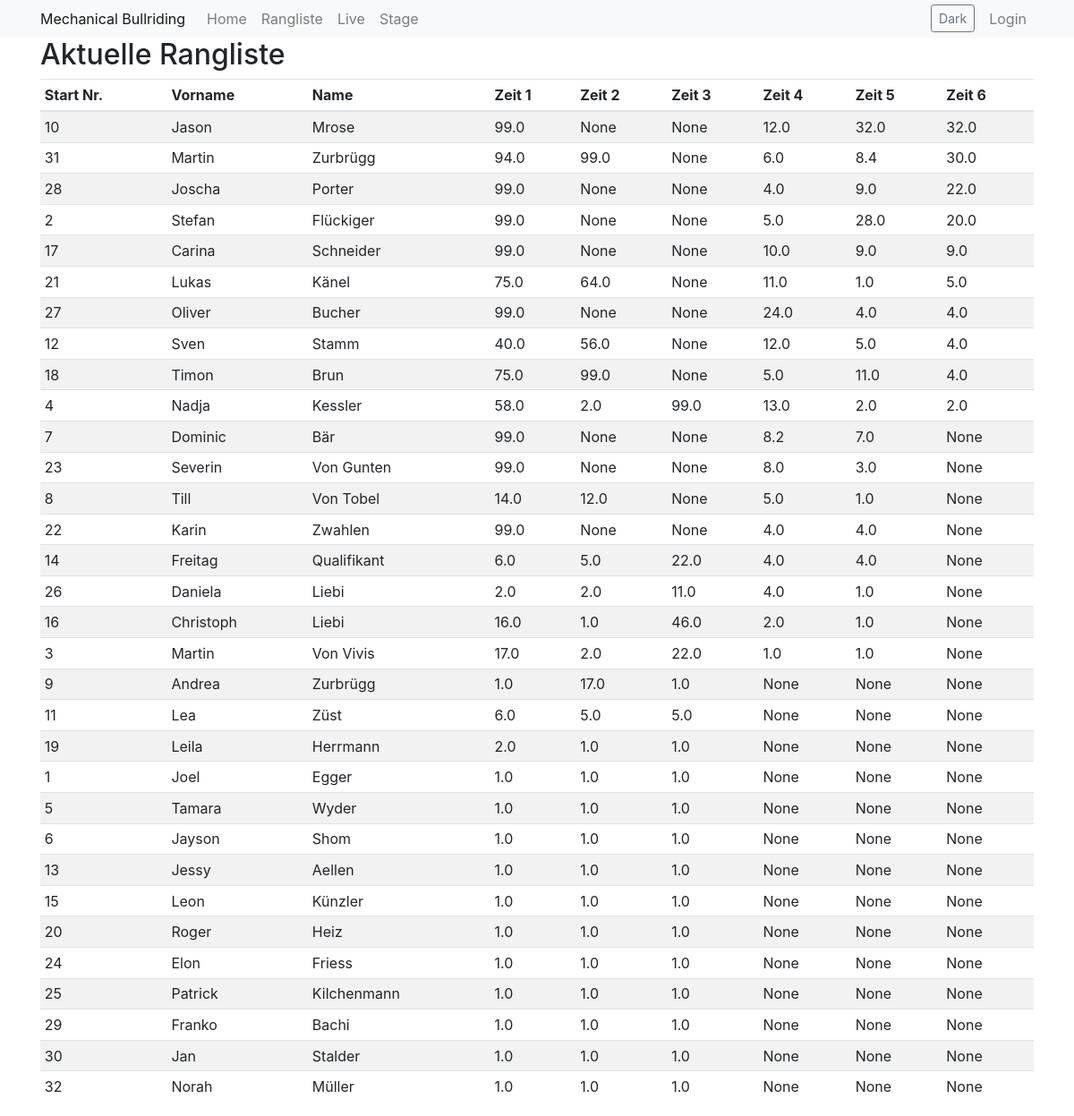
/index, run on the app's committed database.
### app/models.py (models this page shows)
class Participant(db.Model):
    id = db.Column(db.Integer, primary_key=True)
    active = db.Column(db.Boolean, default=False)
    start_nr = db.Column(db.Integer, nullable=True, unique=True)
    first_name = db.Column(db.String(64), nullable=False)
    last_name = db.Column(db.String(64), nullable=False)
    address = db.Column(db.String(128), nullable=False)
    postal_code = db.Column(db.String(10), nullable=False)
    city = db.Column(db.String(64), nullable=False)
    email = db.Column(db.String(120), nullable=True)
    phone = db.Column(db.String(20), nullable=True)
    photo = db.Column(db.String(256), nullable=True)
    time1 = db.Column(db.Float, nullable=True)
    time2 = db.Column(db.Float, nullable=True)
    time3 = db.Column(db.Float, nullable=True)
    time4 = db.Column(db.Float, nullable=True)
    time5 = db.Column(db.Float, nullable=True)
    time6 = db.Column(db.Float, nullable=True)
    round1_qualified = db.Column(db.Boolean, default=False)
    round2_qualified = db.Column(db.Boolean, default=False)
    round3_qualified = db.Column(db.Boolean, default=False)
    zwischenrunde_qualified = db.Column(db.Boolean, default=False)
    final_qualified = db.Column(db.Boolean, default=False)
    @property
    def toptime_Vorrunde(self):
        times = [t for t in [self.time1, self.time2, self.time3] if t is not None]
        return max(times) if times else None
    @property
    def toptime_Zwischenrunde(self):
        times = [t for t in [self.time4, self.time5] if t is not None]
        return max(times) if times else None
    @property
    def toptime_Finalrunde(self):
        times = [t for t in [self.time6] if t is not None]
        return max(times) if times else None

### app/routes.py (the view)
@bp.route('/')
@bp.route('/index')
def index():
    participants = Participant.query.all()
    participants.sort(key=lambda p: (
            p.toptime_Finalrunde if p.toptime_Finalrunde is not None else float('-inf'),
            p.toptime_Zwischenrunde if p.toptime_Zwischenrunde is not None else float('-inf'),
            p.toptime_Vorrunde if p.toptime_Vorrunde is not None else float('-inf')
    ), reverse=True)
    if not participants:
        flash('Keine Teilnehmer gefunden')
        form = ParticipantForm()
        return render_template('participant.html', title='Teilnehmer hinzufügen', form=form)
    if not current_user.is_authenticated:
        return render_template('ranking.html', title='Rangliste', rankings=participants)
    return render_template(
        'index.html',
        title='Home',
        participants=participants,
    )

### app/templates/ranking.html
{% extends "base.html" %}
{% block content %}
    <h2>Aktuelle Rangliste</h2>
    <table class="table table-striped table-sm">
      <thead>
        <tr>
          <th>Start Nr.</th>
          <th>Vorname</th>
          <th>Name</th>
          <th>Zeit 1</th>
          <th>Zeit 2</th>
          <th>Zeit 3</th>
          <th>Zeit 4</th>
          <th>Zeit 5</th>
          <th>Zeit 6</th>
        </tr>
      </thead>
      <tbody>
        {% for ranking in rankings %}
          <tr>
            <td>{{ ranking.start_nr }}</td>
            <td>{{ ranking.first_name }}</td>
            <td>{{ ranking.last_name }}</td>
            <td>{{ ranking.time1 | default('') }}</td>
            <td>{{ ranking.time2 | default('') }}</td>
            <td>{{ ranking.time3 | default('') }}</td>
            <td>{{ ranking.time4 | default('') }}</td>
            <td>{{ ranking.time5 | default('') }}</td>
            <td>{{ ranking.time6 | default('') }}</td>
          </tr>
        {% endfor %}
      </tbody>
    </table>
{% endblock %}

### data on the page
Participant: start_nr "10", first_name "Jason", last_name "Mrose", time1 "99.0", time2 "None", time3 "None", time4 "12.0", time5 "32.0", time6 "32.0"
Participant: start_nr "31", first_name "Martin", last_name "Zurbrügg", time1 "94.0", time2 "99.0", time3 "None", time4 "6.0", time5 "8.4", time6 "30.0"
Participant: start_nr "28", first_name "Joscha", last_name "Porter", time1 "99.0", time2 "None", time3 "None", time4 "4.0", time5 "9.0", time6 "22.0"
Participant: start_nr "2", first_name "Stefan", last_name "Flückiger", time1 "99.0", time2 "None", time3 "None", time4 "5.0", time5 "28.0", time6 "20.0"
Participant: start_nr "17", first_name "Carina", last_name "Schneider", time1 "99.0", time2 "None", time3 "None", time4 "10.0", time5 "9.0", time6 "9.0"
Participant: start_nr "21", first_name "Lukas", last_name "Känel", time1 "75.0", time2 "64.0", time3 "None", time4 "11.0", time5 "1.0", time6 "5.0"
Participant: start_nr "27", first_name "Oliver", last_name "Bucher", time1 "99.0", time2 "None", time3 "None", time4 "24.0", time5 "4.0", time6 "4.0"
Participant: start_nr "12", first_name "Sven", last_name "Stamm", time1 "40.0", time2 "56.0", time3 "None", time4 "12.0", time5 "5.0", time6 "4.0"
Participant: start_nr "18", first_name "Timon", last_name "Brun", time1 "75.0", time2 "99.0", time3 "None", time4 "5.0", time5 "11.0", time6 "4.0"
Participant: start_nr "4", first_name "Nadja", last_name "Kessler", time1 "58.0", time2 "2.0", time3 "99.0", time4 "13.0", time5 "2.0", time6 "2.0"
Participant: start_nr "7", first_name "Dominic", last_name "Bär", time1 "99.0", time2 "None", time3 "None", time4 "8.2", time5 "7.0", time6 "None"
Participant: start_nr "23", first_name "Severin", last_name "Von Gunten", time1 "99.0", time2 "None", time3 "None", time4 "8.0", time5 "3.0", time6 "None"
Participant: start_nr "8", first_name "Till", last_name "Von Tobel", time1 "14.0", time2 "12.0", time3 "None", time4 "5.0", time5 "1.0", time6 "None"
Participant: start_nr "22", first_name "Karin", last_name "Zwahlen", time1 "99.0", time2 "None", time3 "None", time4 "4.0", time5 "4.0", time6 "None"
Participant: start_nr "14", first_name "Freitag", last_name "Qualifikant", time1 "6.0", time2 "5.0", time3 "22.0", time4 "4.0", time5 "4.0", time6 "None"
Participant: start_nr "26", first_name "Daniela", last_name "Liebi", time1 "2.0", time2 "2.0", time3 "11.0", time4 "4.0", time5 "1.0", time6 "None"
Participant: start_nr "16", first_name "Christoph", last_name "Liebi", time1 "16.0", time2 "1.0", time3 "46.0", time4 "2.0", time5 "1.0", time6 "None"
Participant: start_nr "3", first_name "Martin", last_name "Von Vivis", time1 "17.0", time2 "2.0", time3 "22.0", time4 "1.0", time5 "1.0", time6 "None"
Participant: start_nr "9", first_name "Andrea", last_name "Zurbrügg", time1 "1.0", time2 "17.0", time3 "1.0", time4 "None", time5 "None", time6 "None"
Participant: start_nr "11", first_name "Lea", last_name "Züst", time1 "6.0", time2 "5.0", time3 "5.0", time4 "None", time5 "None", time6 "None"
Participant: start_nr "19", first_name "Leila", last_name "Herrmann", time1 "2.0", time2 "1.0", time3 "1.0", time4 "None", time5 "None", time6 "None"
Participant: start_nr "1", first_name "Joel", last_name "Egger", time1 "1.0", time2 "1.0", time3 "1.0", time4 "None", time5 "None", time6 "None"
Participant: start_nr "5", first_name "Tamara", last_name "Wyder", time1 "1.0", time2 "1.0", time3 "1.0", time4 "None", time5 "None", time6 "None"
Participant: start_nr "6", first_name "Jayson", last_name "Shom", time1 "1.0", time2 "1.0", time3 "1.0", time4 "None", time5 "None", time6 "None"
Participant: start_nr "13", first_name "Jessy", last_name "Aellen", time1 "1.0", time2 "1.0", time3 "1.0", time4 "None", time5 "None", time6 "None"
Participant: start_nr "15", first_name "Leon", last_name "Künzler", time1 "1.0", time2 "1.0", time3 "1.0", time4 "None", time5 "None", time6 "None"
Participant: start_nr "20", first_name "Roger", last_name "Heiz", time1 "1.0", time2 "1.0", time3 "1.0", time4 "None", time5 "None", time6 "None"
Participant: start_nr "24", first_name "Elon", last_name "Friess", time1 "1.0", time2 "1.0", time3 "1.0", time4 "None", time5 "None", time6 "None"
Participant: start_nr "25", first_name "Patrick", last_name "Kilchenmann", time1 "1.0", time2 "1.0", time3 "1.0", time4 "None", time5 "None", time6 "None"
Participant: start_nr "29", first_name "Franko", last_name "Bachi", time1 "1.0", time2 "1.0", time3 "1.0", time4 "None", time5 "None", time6 "None"
Participant: start_nr "30", first_name "Jan", last_name "Stalder", time1 "1.0", time2 "1.0", time3 "1.0", time4 "None", time5 "None", time6 "None"
Participant: start_nr "32", first_name "Norah", last_name "Müller", time1 "1.0", time2 "1.0", time3 "1.0", time4 "None", time5 "None", time6 "None"

### other printed values
{{ site_name }} "Mechanical Bullriding"
